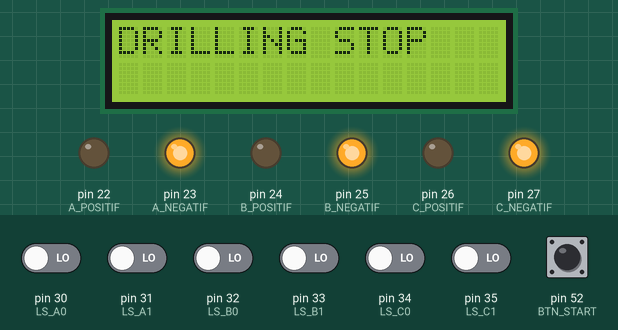
Simulated run of this sketch. Board: Arduino Mega 2560, built with avr-gcc and run on an emulated ATmega2560. Parts: 16×2 character LCD, output pins drawn as LEDs (lit = HIGH). Inputs (shaded band) come from the test bench; at power-on: pin 30 (LS_A0), pin 31 (LS_A1), pin 32 (LS_B0), pin 33 (LS_B1), pin 34 (LS_C0), pin 35 (LS_C1), pin 52 (BTN_START) LOW.

Above: at 1.4 s.
1.5 s: pin 52 (BTN_START) pulled HIGH for 0.15 s
At 1.57 s:
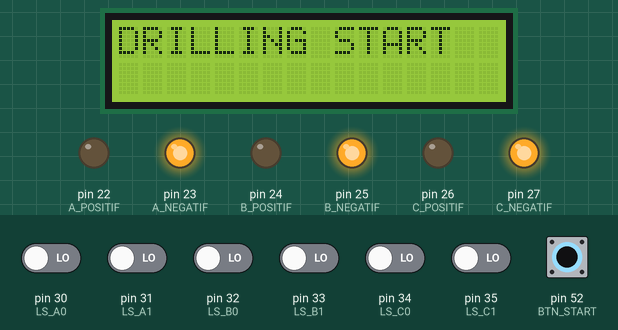
3.1 s: pin 52 (BTN_START) driven HIGH
6.1 s: pin 30 (LS_A0) driven HIGH
At 6.59 s:
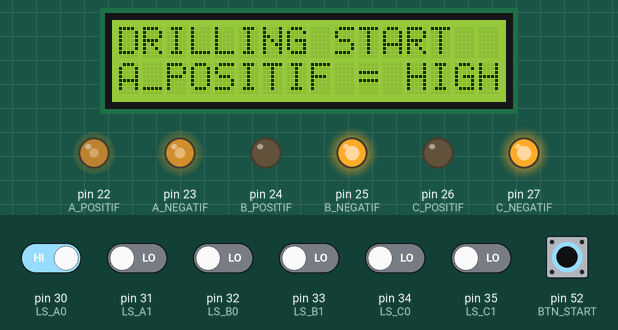
8.5 s: pin 32 (LS_B0) driven HIGH
At 9.12 s:
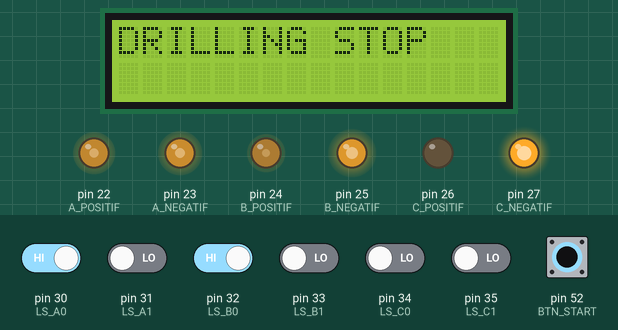
11.0 s: pin 33 (LS_B1) driven HIGH
13.4 s: pin 52 (BTN_START) driven LOW
At 14.69 s:
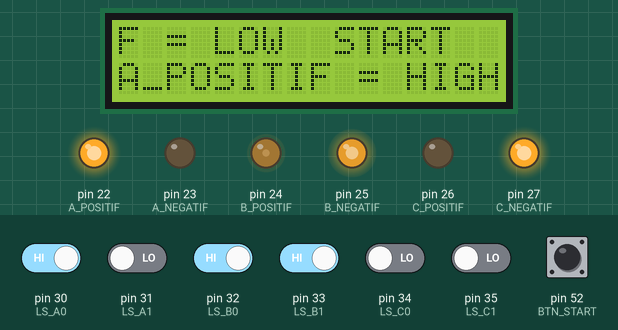
Timing chart, 0 to 24.3 s (numbered marks = the images above; inputs shaded):
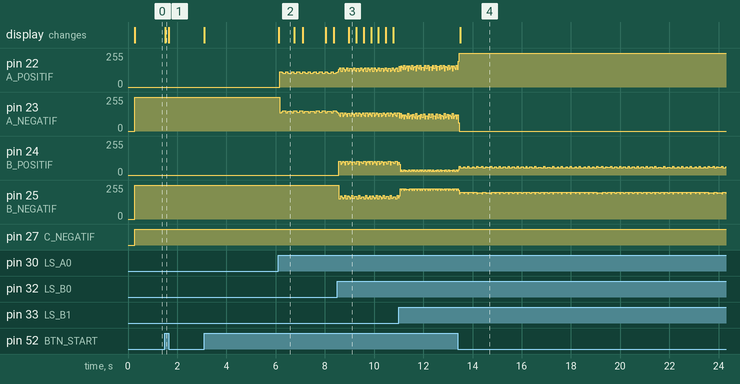

Measured:
- after the input at 1.5 s, the display: changes at once (image 1)
- after the input at 6.1 s, the display: changes at once (image 2)
- after the input at 8.5 s, the display: changes after 0.47 s (image 3)
- after the input at 13.4 s, the display: changes after 0.10 s (image 4)

The sketch:

TugasDrillingFixture.ino
```cpp
#include <LiquidCrystal.h>
#define BTN_START 52
#define A_POSITIF 22
#define A_NEGATIF 23
#define B_POSITIF 24
#define B_NEGATIF 25
#define C_POSITIF 26
#define C_NEGATIF 27

#define LS_A0 30
#define LS_A1 31
#define LS_B0 32
#define LS_B1 33
#define LS_C0 34
#define LS_C1 35

const uint8_t rs = 8, en = 9, d4 = 4, d5 = 5, d6 = 6, d7 = 7;
LiquidCrystal lcd(rs, en, d4, d5, d6, d7);

uint8_t flagButton = 0;

uint8_t flagLS_A0 = 0;
uint8_t flagLS_A1 = 0;
uint8_t flagLS_B0 = 0;
uint8_t flagLS_B1 = 0;
uint8_t flagLS_C0 = 0;
uint8_t flagLS_C1 = 0;

void setup() {
  // inisiasi pin INPUT
  pinMode(BTN_START, INPUT);
  pinMode(LS_A0, INPUT);
  pinMode(LS_A1, INPUT);
  pinMode(LS_B0, INPUT);
  pinMode(LS_B1, INPUT);
  pinMode(LS_C0, INPUT);
  pinMode(LS_C1, INPUT);

  // inisiasi pin OUTPUT
  pinMode(A_POSITIF, OUTPUT);
  pinMode(A_NEGATIF, OUTPUT);
  pinMode(B_POSITIF, OUTPUT);
  pinMode(B_NEGATIF, OUTPUT);
  pinMode(C_POSITIF, OUTPUT);
  pinMode(C_NEGATIF, OUTPUT);

  lcd.begin(16, 2);
  lcd.print("DRILLING FIXTURE");
  lcd.setCursor(0, 1);
  lcd.print("LOADING ... ");
  delay(200);
  lcd.clear();
}
void loop() {

  if (digitalRead(BTN_START) == HIGH) {
    lcd.clear();
  }

  if ((digitalRead(BTN_START) == HIGH) and (flagButton == 0)) {
    flagButton = 1;
  } else if ((digitalRead(BTN_START) == HIGH) and (flagButton == 1)) {
    flagButton = 0;
  }

  if (flagButton == 1) {
    if ((digitalRead(LS_A0) == HIGH) and (flagLS_A0 == 0)) {
      flagLS_A0 = 1;
    } else if ((digitalRead(LS_A0) == HIGH) and (flagLS_A0 == 1)) {
      flagLS_A0 = 0;
    }
    if ((digitalRead(LS_A1) == HIGH) and (flagLS_A1 == 0)) {
      flagLS_A1 = 1;
    } else if ((digitalRead(LS_A1) == HIGH) and (flagLS_A1 == 1)) {
      flagLS_A1 = 0;
    }
    if ((digitalRead(LS_B0) == HIGH) and (flagLS_B0 == 0)) {
      flagLS_B0 = 1;
    } else if ((digitalRead(LS_B0) == HIGH) and (flagLS_B0 == 1)) {
      flagLS_B0 = 0;
    }
    if ((digitalRead(LS_B1) == HIGH) and (flagLS_B1 == 0)) {
      flagLS_B1 = 1;
    } else if ((digitalRead(LS_B1) == HIGH) and (flagLS_B1 == 1)) {
      flagLS_B1 = 0;
    }
    if ((digitalRead(LS_C0) == HIGH) and (flagLS_C0 == 0)) {
      flagLS_C0 = 1;
    } else if ((digitalRead(LS_C0) == HIGH) and (flagLS_C0 == 1)) {
      flagLS_C0 = 0;
    }
    if ((digitalRead(LS_C1) == HIGH) and (flagLS_C1 == 0)) {
      flagLS_C1 = 1;
    } else if ((digitalRead(LS_C1) == HIGH) and (flagLS_C1 == 1)) {
      flagLS_C1 = 0;
    }

    lcd.setCursor(0, 0);
    lcd.print("DRILLING START");

    lcd.setCursor(0, 1);

    if (flagLS_A0 == 1) {
      digitalWrite(A_POSITIF, HIGH);
      digitalWrite(A_NEGATIF, LOW);
      lcd.print("A_POSITIF = HIGH");
      flagLS_A0 = 0;
    }
    if (flagLS_A1 == 1) {
      digitalWrite(A_POSITIF, LOW);
      digitalWrite(A_NEGATIF, HIGH);
      lcd.print("A_POSITIF = LOW ");
      flagLS_A1 = 0;
    }

    if (digitalRead(A_POSITIF) == HIGH) {
      if (flagLS_B0 == 1) {
        digitalWrite(B_POSITIF, HIGH);
        digitalWrite(B_NEGATIF, LOW);
        lcd.print("B_POSITIF = HIGH");
        flagLS_B0 = 0;
      }
      if (flagLS_B1 == 1) {
        digitalWrite(B_POSITIF, LOW);
        digitalWrite(B_NEGATIF, HIGH);
        lcd.print("B_POSITIF = LOW ");
        flagLS_B1 = 0;
      }
    }

    if ((digitalRead(A_POSITIF) == LOW) and (digitalRead(B_POSITIF) == LOW)) {
      if (flagLS_C0 == 1) {
        digitalWrite(C_POSITIF, HIGH);
        digitalWrite(C_NEGATIF, LOW);
        lcd.print("C_POSITIF = HIGH ");
        flagLS_C0 = 0;
      }
      if (flagLS_C1 == 1) {
        digitalWrite(C_POSITIF, LOW);
        digitalWrite(C_NEGATIF, HIGH);
        lcd.print("C_POSITIF = LOW ");
        flagLS_C1 = 0;
      }
    }
  } else if (flagButton == 0) {
    /* State awal sebelum tombol ditekan
       A_0, B_0, C_0 Aktif            */
    digitalWrite(A_POSITIF, LOW);
    digitalWrite(B_POSITIF, LOW);
    digitalWrite(C_POSITIF, LOW);

    digitalWrite(A_NEGATIF, HIGH);
    digitalWrite(B_NEGATIF, HIGH);
    digitalWrite(C_NEGATIF, HIGH);

    lcd.setCursor(0, 0);
    lcd.print("DRILLING STOP");
  }


  delay(1);
}
```
